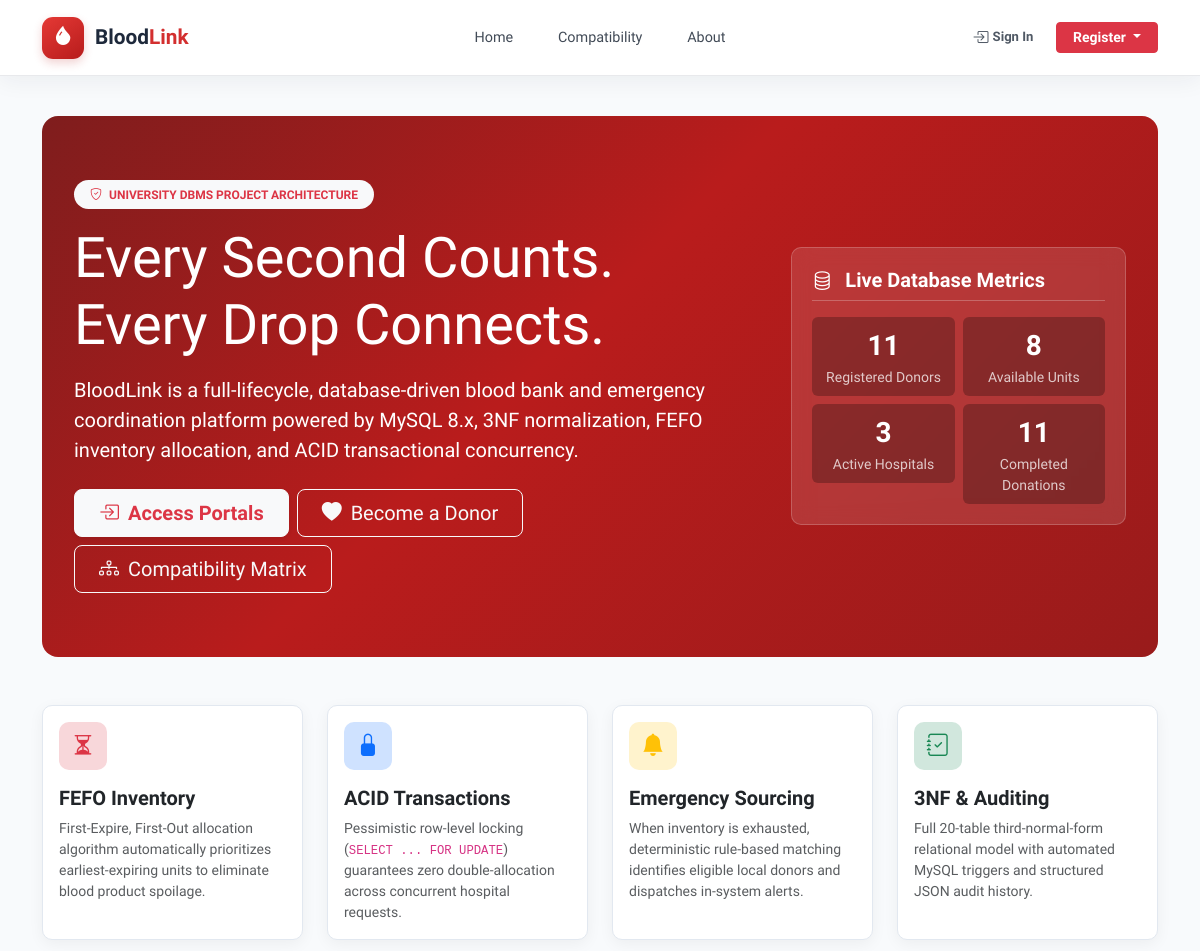
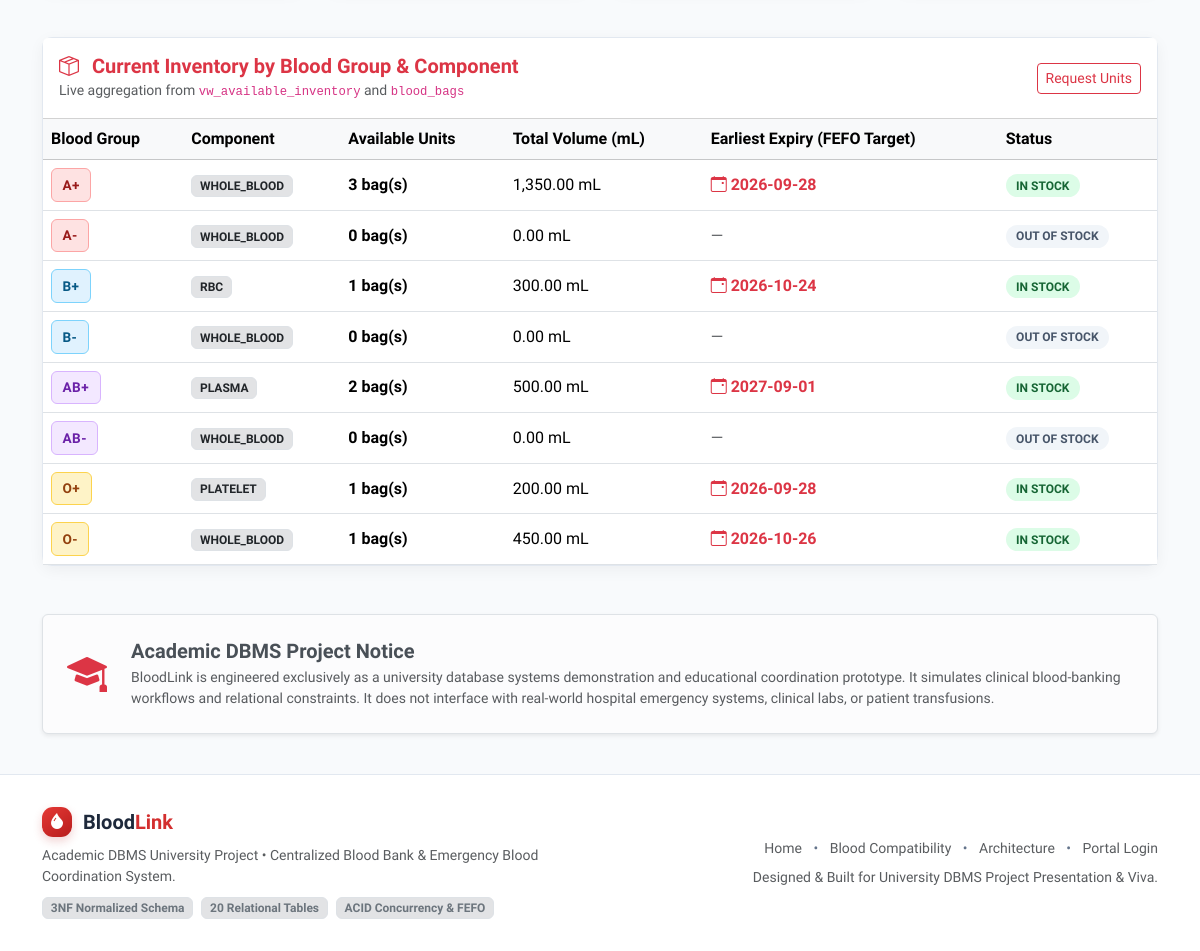
The page / on the database its author committed (2 pictures, top to bottom).
### tables this page shows
CREATE TABLE blood_groups (
    blood_group_id INT UNSIGNED AUTO_INCREMENT PRIMARY KEY,
    group_name VARCHAR(5) NOT NULL UNIQUE,
    abo_type ENUM('A','B','AB','O') NOT NULL,
    rh_factor ENUM('+','-') NOT NULL,

    UNIQUE KEY uq_blood_group_abo_rh (abo_type, rh_factor)
);

### app/core/Controller.php (called while the page is built, shortened)
<?php
require_once __DIR__ . '/View.php';
abstract class Controller {
    protected function render(string $viewPath, array $data = [], string $layout = 'main'): void {
        View::render($viewPath, $data, $layout);
    }
}

### app/controllers/HomeController.php (called while the page is built, shortened)
<?php
require_once __DIR__ . '/../core/Controller.php';
require_once __DIR__ . '/../services/InventoryService.php';
class HomeController extends Controller {
    public function index(): void {
        $inventorySummary = InventoryService::getInventorySummary();
        $pdo = Database::getConnection();
        $stats = [
            'total_donors'   => $pdo->query("SELECT COUNT(*) FROM donors")->fetchColumn(),
            'total_units'    => $pdo->query("SELECT COUNT(*) FROM blood_bags WHERE status = 'AVAILABLE' AND expiry_date >= CURRENT_DATE")->fetchColumn(),
            'total_hospitals'=> $pdo->query("SELECT COUNT(*) FROM hospitals WHERE approval_status = 'APPROVED'")->fetchColumn(),
            'total_donations'=> $pdo->query("SELECT COUNT(*) FROM donations WHERE donation_status = 'COMPLETED'")->fetchColumn()
        ];
        $compatibilityMatrix = CompatibilityService::getCompatibilityMatrix();
        $this->render('public/home', [
            'title' => 'BloodLink — Centralized Blood Bank & Emergency Coordination',
            'stats' => $stats,
            'inventorySummary' => $inventorySummary,
            'matrix' => $compatibilityMatrix
        ]);
    }
}

### app/core/Router.php (called while the page is built, shortened)
<?php
class Router {
    private array $routes = [];
    private Request $request;
    public function __construct(Request $request, Response $response) {
        $this->request = $request;
    }
    public function get(string $path, array $handler, array $middleware = []): void {
        $this->routes['GET'][$path] = [
            'handler' => $handler,
            'middleware' => $middleware
        ];
    }
    public function post(string $path, array $handler, array $middleware = []): void {
        $this->routes['POST'][$path] = [
            'handler' => $handler,
            'middleware' => $middleware
        ];
    }
    public function dispatch(): void {
        $method = $this->request->getMethod();
        $path = $this->request->getPath();
        $route = $this->routes[$method][$path] ?? null;
        $params = [];
        [$controllerClass, $actionMethod] = $route['handler'];
        $controllerInstance = new $controllerClass();
        call_user_func_array([$controllerInstance, $actionMethod], $params);
    }
}

### public/index.php (called while the page is built, shortened)
<?php
require_once __DIR__ . '/../app/core/Router.php';
try {
    $request  = new Request();
    $response = new Response();
    $router   = new Router($request, $response);
    $router->dispatch();
} catch (Throwable $e) {
    error_log("Unhandled exception: " . $e->getMessage() . "\n" . $e->getTraceAsString());
    http_response_code(500);
    ?>
    <!DOCTYPE html>
    <html lang="en">
    <head>
        <meta charset="UTF-8">
        <title>BloodLink — Application Error</title>
        <link href="https://cdn.jsdelivr.net/npm/bootstrap@5.3.2/dist/css/bootstrap.min.css" rel="stylesheet">
    </head>
    <body class="bg-light d-flex align-items-center justify-content-center min-vh-100 p-4">
        <div class="card shadow-sm border-danger" style="max-width: 650px;">
            <div class="card-header bg-danger text-white fw-bold">
                BloodLink Application Error (500)
            </div>
            <div class="card-body">
                <h5 class="card-title text-danger">An unexpected error occurred</h5>
                <p class="card-text text-muted"><?= htmlspecialchars($e->getMessage(), ENT_QUOTES, 'UTF-8') ?></p>
                <div class="bg-dark text-light p-3 rounded font-monospace small" style="overflow-x:auto;">
                    <?= nl2br(htmlspecialchars($e->getFile() . ':' . $e->getLine() . "\n\n" . $e->getTraceAsString(), ENT_QUOTES, 'UTF-8')) ?>
                </div>
                <div class="mt-3 text-end">
                    <a href="javascript:history.back()" class="btn btn-outline-secondary">Go Back</a>
                    <a href="<?= APP_ROOT_URL ?>/" class="btn btn-primary">Return to Home</a>
                </div>
            </div>
        </div>
    </body>
    </html>
    <?php
}

### index.php (called while the page is built)
<?php
require_once __DIR__ . '/public/index.php';

### app/services/InventoryService.php (called while the page is built, shortened)
<?php
class InventoryService {
    public static function getInventorySummary(): array {
        $pdo = Database::getConnection();
        $stmt = $pdo->query("
            SELECT
                bg.blood_group_id,
                bg.group_name,
                bb.component_type,
                COUNT(bb.blood_bag_id) AS total_units,
                COALESCE(SUM(bb.quantity_ml), 0) AS total_ml,
                MIN(bb.expiry_date) AS earliest_expiry
            FROM blood_groups bg
            LEFT JOIN blood_bags bb ON bg.blood_group_id = bb.blood_group_id
                 AND bb.status = 'AVAILABLE'
                 AND bb.expiry_date >= CURRENT_DATE
            GROUP BY bg.blood_group_id, bg.group_name, bb.component_type
            ORDER BY bg.blood_group_id ASC
        ");
        return $stmt->fetchAll();
    }
}

### views/public/home.php (the view)
<div class="hero-gradient mb-5 text-white">
    <div class="row align-items-center">
        <div class="col-lg-8">
            <span class="badge bg-light text-danger fw-bold px-3 py-2 rounded-pill text-uppercase mb-3">
                <i class="bi bi-shield-check me-1"></i> University DBMS Project Architecture
            </span>
            <h1 class="display-4 fw-extrabold mb-3">
                Every Second Counts.<br>Every Drop Connects.
            </h1>
            <p class="lead mb-4 opacity-90" style="max-width: 650px;">
                <strong>BloodLink</strong> is a full-lifecycle, database-driven blood bank and emergency coordination platform powered by MySQL 8.x, 3NF normalization, FEFO inventory allocation, and ACID transactional concurrency.
            </p>
            <div class="d-flex flex-wrap gap-2">
                <a href="<?= url('/login') ?>" class="btn btn-light btn-lg text-danger fw-bold shadow-sm px-4">
                    <i class="bi bi-box-arrow-in-right me-1"></i> Access Portals
                </a>
                <a href="<?= url('/register/donor') ?>" class="btn btn-outline-light btn-lg px-4">
                    <i class="bi bi-heart-fill me-1"></i> Become a Donor
                </a>
                <a href="<?= url('/compatibility') ?>" class="btn btn-outline-light btn-lg px-4">
                    <i class="bi bi-diagram-3 me-1"></i> Compatibility Matrix
                </a>
            </div>
        </div>
        <div class="col-lg-4 mt-4 mt-lg-0">
            <div class="hero-stats">
                <h5 class="fw-bold mb-3 border-bottom border-light border-opacity-25 pb-2">
                    <i class="bi bi-database me-2"></i> Live Database Metrics
                </h5>
                <div class="row g-2 text-center">
                    <div class="col-6">
                        <div class="p-2 rounded bg-black bg-opacity-25">
                            <div class="fs-3 fw-bold"><?= (int)$stats['total_donors'] ?></div>
                            <div class="small opacity-75">Registered Donors</div>
                        </div>
                    </div>
                    <div class="col-6">
                        <div class="p-2 rounded bg-black bg-opacity-25">
                            <div class="fs-3 fw-bold"><?= (int)$stats['total_units'] ?></div>
                            <div class="small opacity-75">Available Units</div>
                        </div>
                    </div>
                    <div class="col-6">
                        <div class="p-2 rounded bg-black bg-opacity-25">
                            <div class="fs-3 fw-bold"><?= (int)$stats['total_hospitals'] ?></div>
                            <div class="small opacity-75">Active Hospitals</div>
                        </div>
                    </div>
                    <div class="col-6">
                        <div class="p-2 rounded bg-black bg-opacity-25">
                            <div class="fs-3 fw-bold"><?= (int)$stats['total_donations'] ?></div>
                            <div class="small opacity-75">Completed Donations</div>
                        </div>
                    </div>
                </div>
            </div>
        </div>
    </div>
</div>
<div class="row g-4 mb-5">
    <div class="col-md-3">
        <div class="card card-bloodlink h-100 p-3">
            <div class="kpi-icon bg-danger-subtle text-danger mb-3">
                <i class="bi bi-hourglass-split"></i>
            </div>
            <h5 class="fw-bold mb-2">FEFO Inventory</h5>
            <p class="text-muted small mb-0">
                First-Expire, First-Out allocation algorithm automatically prioritizes earliest-expiring units to eliminate blood product spoilage.
            </p>
        </div>
    </div>
    <div class="col-md-3">
        <div class="card card-bloodlink h-100 p-3">
            <div class="kpi-icon bg-primary-subtle text-primary mb-3">
                <i class="bi bi-lock-fill"></i>
            </div>
            <h5 class="fw-bold mb-2">ACID Transactions</h5>
            <p class="text-muted small mb-0">
                Pessimistic row-level locking (<code>SELECT ... FOR UPDATE</code>) guarantees zero double-allocation across concurrent hospital requests.
            </p>
        </div>
    </div>
    <div class="col-md-3">
        <div class="card card-bloodlink h-100 p-3">
            <div class="kpi-icon bg-warning-subtle text-warning mb-3">
                <i class="bi bi-bell-fill"></i>
            </div>
            <h5 class="fw-bold mb-2">Emergency Sourcing</h5>
            <p class="text-muted small mb-0">
                When inventory is exhausted, deterministic rule-based matching identifies eligible local donors and dispatches in-system alerts.
            </p>
        </div>
    </div>
    <div class="col-md-3">
        <div class="card card-bloodlink h-100 p-3">
            <div class="kpi-icon bg-success-subtle text-success mb-3">
                <i class="bi bi-journal-check"></i>
            </div>
            <h5 class="fw-bold mb-2">3NF & Auditing</h5>
            <p class="text-muted small mb-0">
                Full 20-table third-normal-form relational model with automated MySQL triggers and structured JSON audit history.
            </p>
        </div>
    </div>
</div>
<div class="card card-bloodlink mb-5">
    <div class="card-header bg-white py-3 d-flex justify-content-between align-items-center">
        <div>
            <h5 class="fw-bold mb-0 text-danger"><i class="bi bi-box-seam me-2"></i> Current Inventory by Blood Group & Component</h5>
            <small class="text-muted">Live aggregation from <code>vw_available_inventory</code> and <code>blood_bags</code></small>
        </div>
        <a href="<?= url('/login') ?>" class="btn btn-sm btn-outline-danger">Request Units</a>
    </div>
    <div class="card-body p-0">
        <div class="table-responsive">
            <table class="table table-hover align-middle mb-0">
                <thead class="table-light">
                    <tr>
                        <th>Blood Group</th>
                        <th>Component</th>
                        <th>Available Units</th>
                        <th>Total Volume (mL)</th>
                        <th>Earliest Expiry (FEFO Target)</th>
                        <th>Status</th>
                    </tr>
                </thead>
                <tbody>
                    <?php if (empty($inventorySummary)): ?>
                        <tr><td colspan="6" class="text-center py-4 text-muted">No available inventory records found.</td></tr>
                    <?php else: ?>
                        <?php foreach ($inventorySummary as $row): ?>
                            <tr>
                                <td>
                                    <?php
                                    $grpClass = 'badge-blood-A';
                                    if (str_contains($row['group_name'], 'B')) $grpClass = 'badge-blood-B';
                                    if (str_contains($row['group_name'], 'AB')) $grpClass = 'badge-blood-AB';
                                    if (str_contains($row['group_name'], 'O')) $grpClass = 'badge-blood-O';
                                    ?>
                                    <span class="badge-blood <?= $grpClass ?>"><?= e($row['group_name']) ?></span>
                                </td>
                                <td><span class="badge bg-secondary-subtle text-dark border"><?= e($row['component_type'] ?? 'WHOLE_BLOOD') ?></span></td>
                                <td class="fw-bold fs-6"><?= (int)$row['total_units'] ?> bag(s)</td>
                                <td><?= number_format((float)$row['total_ml'], 2) ?> mL</td>
                                <td>
                                    <?php if ($row['earliest_expiry']): ?>
                                        <span class="text-danger fw-semibold"><i class="bi bi-calendar-event me-1"></i><?= e($row['earliest_expiry']) ?></span>
                                    <?php else: ?>
                                        <span class="text-muted">—</span>
                                    <?php endif; ?>
                                </td>
                                <td>
                                    <?php if ((int)$row['total_units'] > 0): ?>
                                        <span class="badge badge-status badge-status-available">In Stock</span>
                                    <?php else: ?>
                                        <span class="badge badge-status badge-status-discarded">Out of Stock</span>
                                    <?php endif; ?>
                                </td>
                            </tr>
                        <?php endforeach; ?>
                    <?php endif; ?>
                </tbody>
            </table>
        </div>
    </div>
</div>
<div class="alert alert-light border shadow-sm p-4 d-flex align-items-center">
    <div class="fs-1 text-danger me-4"><i class="bi bi-mortarboard-fill"></i></div>
    <div>
        <h5 class="fw-bold mb-1">Academic DBMS Project Notice</h5>
        <p class="text-muted small mb-0">
            BloodLink is engineered exclusively as a university database systems demonstration and educational coordination prototype. It simulates clinical blood-banking workflows and relational constraints. It does not interface with real-world hospital emergency systems, clinical labs, or patient transfusions.
        </p>
    </div>
</div>

### rows shown on the page
blood_groups: group_name "A+", component_type "WHOLE_BLOOD", total_units "3", total_ml "1,350.00", earliest_expiry "2026-09-28", shows "IN STOCK"
blood_groups: group_name "A-", component_type "WHOLE_BLOOD", total_units "0", total_ml "0.00", shows "OUT OF STOCK"
blood_groups: group_name "B+", component_type "RBC", total_units "1", total_ml "300.00", earliest_expiry "2026-10-24", shows "IN STOCK"
blood_groups: group_name "B-", component_type "WHOLE_BLOOD", total_units "0", total_ml "0.00", shows "OUT OF STOCK"
blood_groups: group_name "AB+", component_type "PLASMA", total_units "2", total_ml "500.00", earliest_expiry "2027-09-01", shows "IN STOCK"
blood_groups: group_name "AB-", component_type "WHOLE_BLOOD", total_units "0", total_ml "0.00", shows "OUT OF STOCK"
blood_groups: group_name "O+", component_type "PLATELET", total_units "1", total_ml "200.00", earliest_expiry "2026-09-28", shows "IN STOCK"
blood_groups: group_name "O-", component_type "WHOLE_BLOOD", total_units "1", total_ml "450.00", earliest_expiry "2026-10-26", shows "IN STOCK"

### other values the page prints
$stats['total_donors'] "11"
$stats['total_units'] "8"
$stats['total_hospitals'] "3"
$stats['total_donations'] "11"
